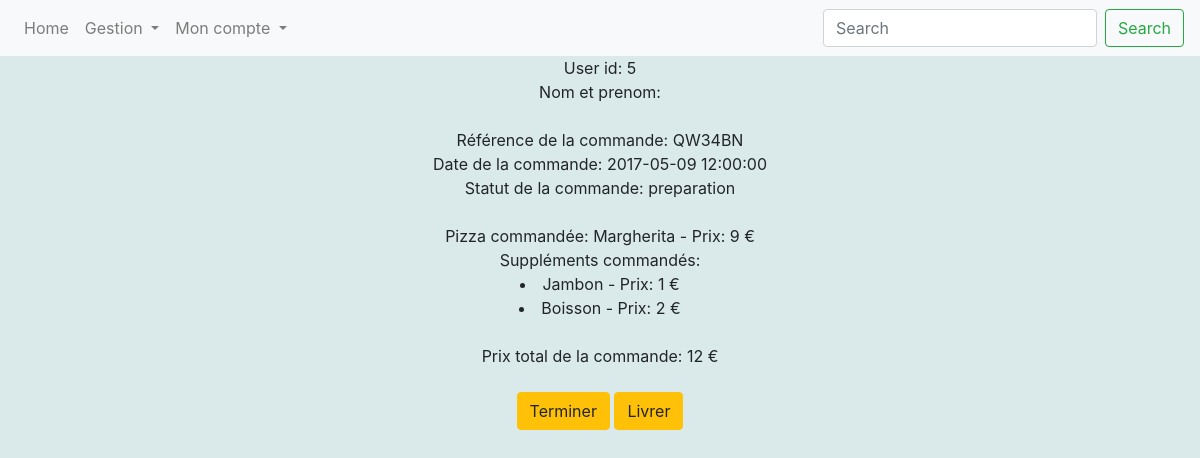
The page /details_commande.php?cid=5 (signed in) on the database its author committed.
### tables this page shows
CREATE TABLE IF NOT EXISTS `commandes` (
  `cid` int(11) NOT NULL AUTO_INCREMENT,
  `ref` varchar(10) NOT NULL,
  `uid` int(11) NOT NULL,
  `rid` int(11) NOT NULL,
  `date` datetime NOT NULL,
  `statut` enum('preparation','livraison','terminee','') NOT NULL DEFAULT 'preparation',
  PRIMARY KEY (`cid`),
  KEY `uid` (`uid`),
  KEY `rid` (`rid`)
);

CREATE TABLE IF NOT EXISTS `users` (
  `uid` int(11) NOT NULL AUTO_INCREMENT,
  `nom` varchar(30) DEFAULT NULL,
  `prenom` varchar(30) DEFAULT NULL,
  `login` varchar(30) NOT NULL,
  `mdp` varchar(255) NOT NULL,
  `role` enum('user','admin') NOT NULL DEFAULT 'user',
  PRIMARY KEY (`uid`),
  UNIQUE KEY `login` (`login`)
);

CREATE TABLE IF NOT EXISTS `recettes` (
  `rid` int(11) NOT NULL AUTO_INCREMENT,
  `nom` varchar(30) NOT NULL,
  `prix` float UNSIGNED NOT NULL,
  PRIMARY KEY (`rid`)
);

CREATE TABLE IF NOT EXISTS `supplements` (
  `sid` int(11) NOT NULL AUTO_INCREMENT,
  `nom` varchar(30) NOT NULL,
  `prix` float UNSIGNED NOT NULL,
  PRIMARY KEY (`sid`)
);

### auth/loader.php (called while the page is built, shortened)
<?php
spl_autoload_register(function ($class) {
    $path = explode('\\',$class);
    $class = array_pop($path);
});
$idm = new Pw\Auth\Identity\IdentityManager();

### auth/IdentityManager.php (called while the page is built, shortened)
<?php
class IdentityManager implements \ArrayAccess
{
    protected $storage;
    public function __construct(&$storage = null)
    {
        if (is_array($storage)) {
            $this->storage = &$storage;
        } elseif ($storage instanceof ArrayAccess) {
            $this->storage = $storage;
        } else {
            $this->storage = &$_SESSION;
        }
    }
    public function hasIdentity()
    {
        return isset($this->storage[self::IDKEY]) && isset($this->storage[self::IDKEY]['identity']);
    }
    public function getRole()
    {
        return $this->storage[self::IDKEY]['roles'][0];
    }
    public function hasRoles()
    {
        return $this->hasIdentity() && isset($this->storage[self::IDKEY]['roles']);
    }
}

### details_commande.php (the view, shortened to what this page needs)
<?php
require("auth/EtreAuthentifie.php");
include 'header.php';
if ($idm -> getRole() == 'admin') {
	include 'toolbar_admin.php';
	if(!empty($_GET["cid"])){
		if (is_numeric($_GET["cid"])) {
			$sql = "SELECT users.uid as uid, nom, prenom, ref, date, statut FROM commandes JOIN users ON users.uid = commandes.uid WHERE cid = ?";
			$req = $db -> prepare($sql);
			$res = $req -> execute(array($_GET["cid"]));
			if($res && $req -> rowcount() != 0){
				$row = $req -> fetch();
				echo "<div class=center>User id: ".htmlspecialchars($row["uid"]). "</div>";
				echo "<div class=center>Nom et prenom: ".htmlspecialchars($row["nom"])." ".htmlspecialchars($row["prenom"]). "</div>";
				echo "<br/>";
				echo "<div class=center>Référence de la commande: ".htmlspecialchars($row["ref"])."</div>";
				echo "<div class=center>Date de la commande: ".htmlspecialchars($row["date"])."</div>";
				echo "<div class=center>Statut de la commande: ".htmlspecialchars($row["statut"])."</div>";
				echo "<br/>";
				$sql = "SELECT * FROM recettes WHERE rid IN (SELECT rid FROM commandes WHERE cid = ?)";
				$req = $db -> prepare($sql);
				$res = $req -> execute(array($_GET["cid"]));
				if($res && $req -> rowcount() != 0){
					$row = $req -> fetch();
					echo "<div class=center>Pizza commandée: " .htmlspecialchars($row["nom"]). " - Prix: " .htmlspecialchars($row["prix"])." €</div>";
					$prix = $row["prix"];
					$sql = "SELECT * FROM supplements WHERE sid IN (SELECT sid FROM extras WHERE cid = ?)";
					$req = $db -> prepare($sql);
					$res = $req -> execute(array($_GET["cid"]));
					if($res){
						echo "<div class=center>Suppléments commandés:";
						if ($req -> rowcount() == 0) {
							echo "<li>Aucun</li> </div>";
						}else{
							while ($row = $req -> fetch()) {
								echo "<li>".htmlspecialchars($row["nom"]). " - Prix: " .htmlspecialchars($row["prix"])." €</li>";
								$prix += $row["prix"];
							}
							echo "</div>";
						}
						echo "<br/>";
						echo "<div class=center>Prix total de la commande: " .$prix. " €</div>";
						echo "<br/>";
						echo "<div class=center> <a class='btn btn-warning' href='terminer.php?cid=" .htmlspecialchars($_GET["cid"]). "'>Terminer</a> <a class='btn btn-warning' href='livrer.php?cid=" .htmlspecialchars($_GET["cid"]). "'>Livrer</a> </div>";
					}else {
						echo "<p class=error>une erreur s'est produite !</p>";
					}
				}else{
					echo "<p class=error>Cette commande n'existe pas !</p>";
				}
			}else{
				echo "<p class=error>une erreur s'est produite !</p>";
			}
		}else{
			echo "<p class=error>une erreur s'est produite !</p>";
		}
	}
}
include 'footer.php';
?>

### header.php (style rules this page uses)
.center { text-align: center; }
body { background-color: #DAEAEA; }

### rows shown on the page
commandes: uid.uid "5", ref "QW34BN", date "2017-05-09 12:00:00", statut "preparation"
recettes: nom "Margherita", prix "9"
supplements: nom "Jambon", prix "1"
supplements: nom "Boisson", prix "2"

### other values the page prints
$prix "12"
